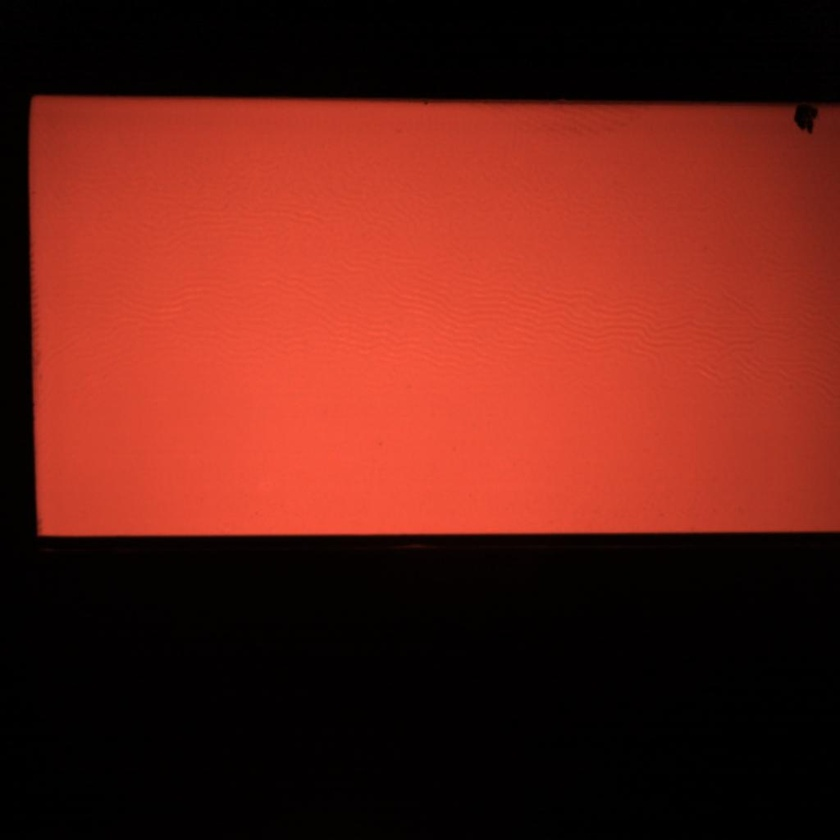
#> input picture 0MPH.jpg, 840 x 840 px, shrunk from 1024 x 1024 before the run, found by its file name
$ python canny_test.py
#> lines starting #> are read from the running program, lines starting #| are printed output that depends on the picture; after the words box and inside, x2 and y2 are one past the last pixel; in counts of white or black regions, pixels touching at a corner belong together
import cv2
import numpy as np

# read
def main():
    image_path = 'C:/Users/JianyaWei/Desktop/0mph.jpg'
    image = cv2.imread(image_path, cv2.IMREAD_GRAYSCALE)
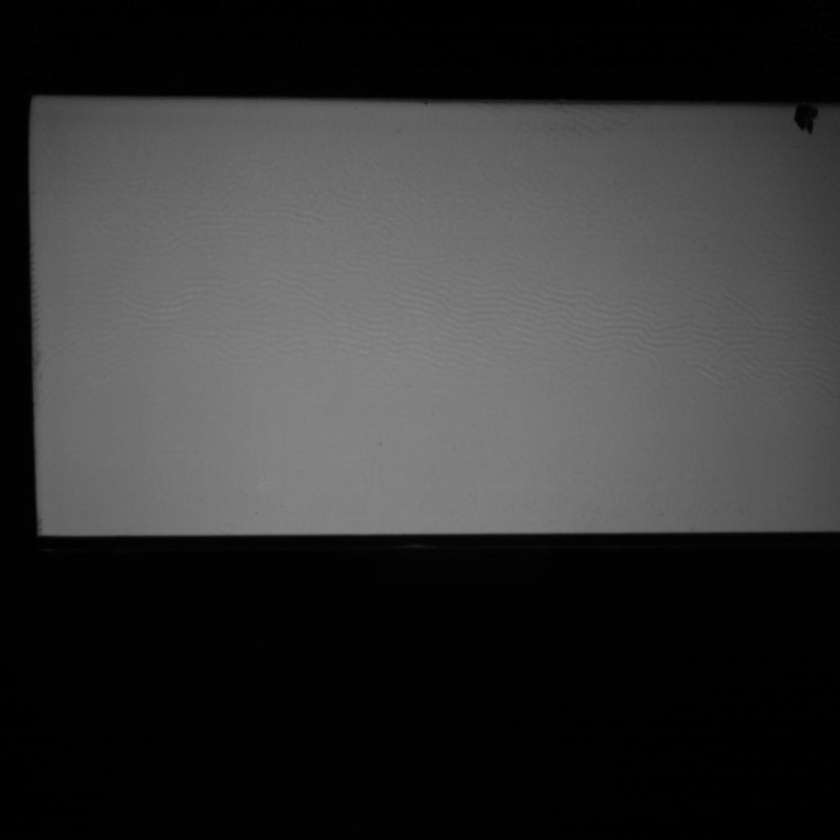
#> image: shape (840, 840); min 0, max 136, mean 52.7

    if image is None:
        print("Error")
        return

    # GaussianBlur
    blurred_image = cv2.GaussianBlur(image, (5, 5), 1.5)

    # canny
    low_threshold = 50
    high_threshold = 150
    edges = cv2.Canny(blurred_image, low_threshold, high_threshold)
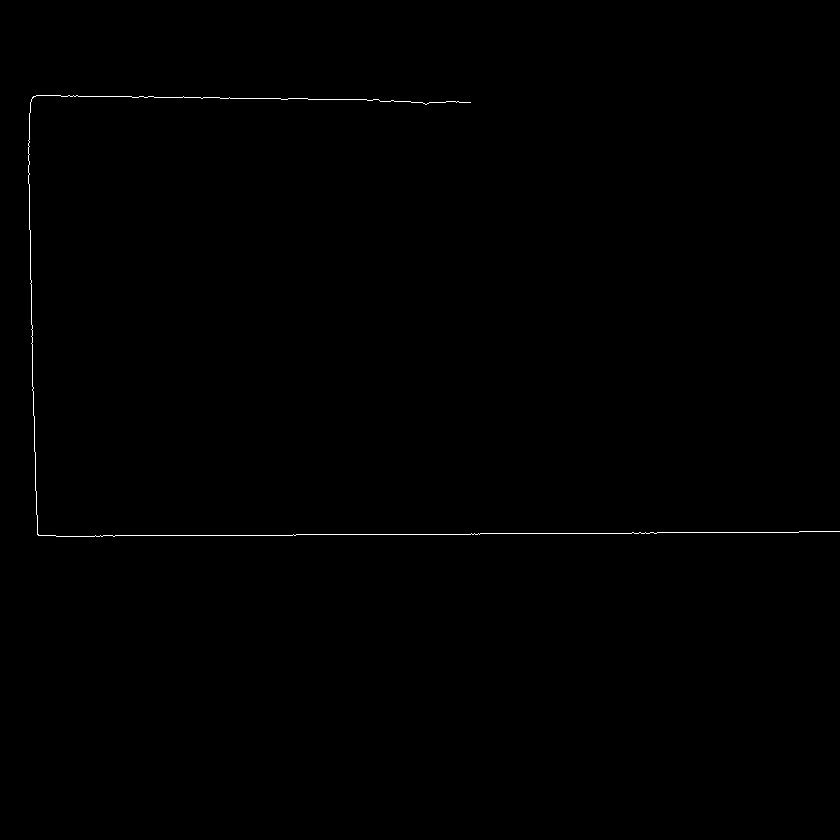
#> edges: shape (840, 840); 0.24% white in thin lines or dots, all inside (x1, y1, x2, y2) = (28, 95, 840, 537)

    cv2.imshow('Original Image', image)
    cv2.imshow('Edges Detected', edges)

    # [4 lines of commented-out code are left out]

    cv2.waitKey(0)
    cv2.destroyAllWindows()

if __name__ == "__main__":
    main()
